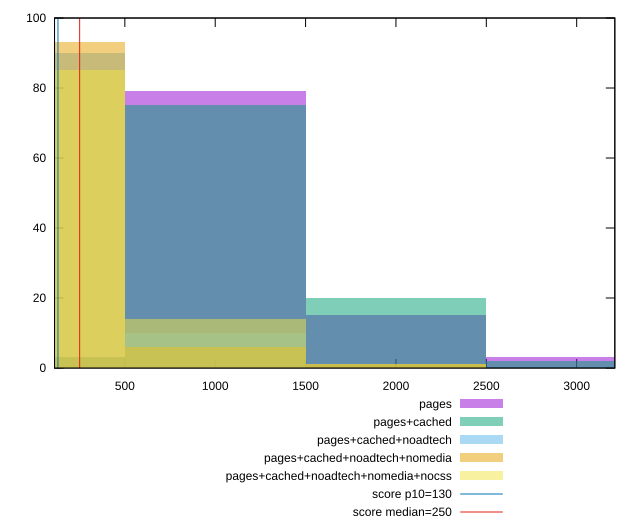

This figure's gnuplot source:
reset

$pages <<EOF
1000.0084222828845 79
2000.016844565769 15
0 3
3000.0252668486532 3
EOF

$pagesCached <<EOF
1000.0084222828845 75
2000.016844565769 20
3000.0252668486532 2
0 3
EOF

$pagesCachedNoadtech <<EOF
1000.0084222828845 10
0 90
EOF

$pagesCachedNoadtechNomedia <<EOF
0 93
1000.0084222828845 6
2000.016844565769 1
EOF

$pagesCachedNoadtechNomediaNocss <<EOF
0 85
1000.0084222828845 14
2000.016844565769 1
EOF

set key outside below
set boxwidth 1000.0084222828845
set xrange [111:3211.0000000000055]
set yrange [0:100]
set trange [0:100]
set style fill transparent solid 0.5 noborder

set parametric
set terminal svg size 640, 530 enhanced background rgb 'white'
set output "report_00013_2021-02-09T12-04-24.940Z/max-potential-fid/comparison/histogram/all_raw.svg"

plot $pages title "pages" with boxes, \
     $pagesCached title "pages+cached" with boxes, \
     $pagesCachedNoadtech title "pages+cached+noadtech" with boxes, \
     $pagesCachedNoadtechNomedia title "pages+cached+noadtech+nomedia" with boxes, \
     $pagesCachedNoadtechNomediaNocss title "pages+cached+noadtech+nomedia+nocss" with boxes, \
     130,t title "score p10=130", \
     250,t title "score median=250"

reset
